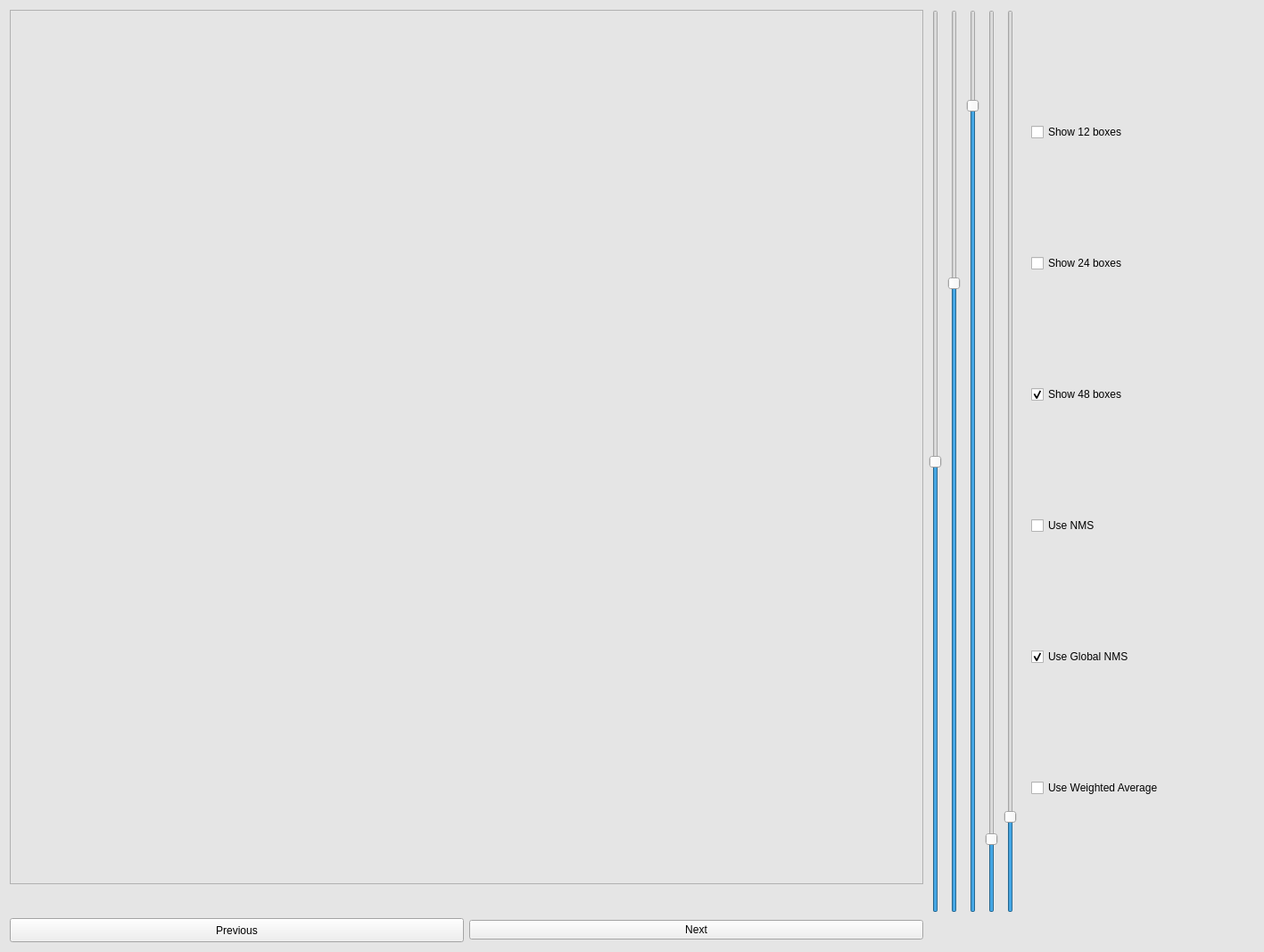
<?xml version="1.0" encoding="UTF-8"?>
<ui version="4.0">
 <class>Form</class>
 <widget class="QWidget" name="Form">
  <property name="geometry">
   <rect>
    <x>0</x>
    <y>0</y>
    <width>1417</width>
    <height>1067</height>
   </rect>
  </property>
  <property name="sizePolicy">
   <sizepolicy hsizetype="Fixed" vsizetype="Fixed">
    <horstretch>0</horstretch>
    <verstretch>0</verstretch>
   </sizepolicy>
  </property>
  <property name="palette">
   <palette>
    <active>
     <colorrole role="Base">
      <brush brushstyle="SolidPattern">
       <color alpha="255">
        <red>255</red>
        <green>255</green>
        <blue>255</blue>
       </color>
      </brush>
     </colorrole>
     <colorrole role="Window">
      <brush brushstyle="SolidPattern">
       <color alpha="255">
        <red>236</red>
        <green>236</green>
        <blue>236</blue>
       </color>
      </brush>
     </colorrole>
    </active>
    <inactive>
     <colorrole role="Base">
      <brush brushstyle="SolidPattern">
       <color alpha="255">
        <red>255</red>
        <green>255</green>
        <blue>255</blue>
       </color>
      </brush>
     </colorrole>
     <colorrole role="Window">
      <brush brushstyle="SolidPattern">
       <color alpha="255">
        <red>229</red>
        <green>229</green>
        <blue>229</blue>
       </color>
      </brush>
     </colorrole>
    </inactive>
    <disabled>
     <colorrole role="Base">
      <brush brushstyle="SolidPattern">
       <color alpha="255">
        <red>229</red>
        <green>229</green>
        <blue>229</blue>
       </color>
      </brush>
     </colorrole>
     <colorrole role="Window">
      <brush brushstyle="SolidPattern">
       <color alpha="255">
        <red>229</red>
        <green>229</green>
        <blue>229</blue>
       </color>
      </brush>
     </colorrole>
    </disabled>
   </palette>
  </property>
  <property name="windowTitle">
   <string>Form</string>
  </property>
  <layout class="QGridLayout" name="gridLayout_2">
   <item row="4" column="0">
    <layout class="QHBoxLayout" name="horizontalLayout">
     <property name="sizeConstraint">
      <enum>QLayout::SetMinimumSize</enum>
     </property>
     <item>
      <widget class="QPushButton" name="P">
       <property name="sizePolicy">
        <sizepolicy hsizetype="Minimum" vsizetype="Minimum">
         <horstretch>0</horstretch>
         <verstretch>0</verstretch>
        </sizepolicy>
       </property>
       <property name="minimumSize">
        <size>
         <width>508</width>
         <height>27</height>
        </size>
       </property>
       <property name="text">
        <string>Previous</string>
       </property>
      </widget>
     </item>
     <item>
      <widget class="QPushButton" name="N">
       <property name="minimumSize">
        <size>
         <width>508</width>
         <height>0</height>
        </size>
       </property>
       <property name="text">
        <string>Next</string>
       </property>
      </widget>
     </item>
    </layout>
   </item>
   <item row="3" column="4">
    <widget class="QSlider" name="t3">
     <property name="maximum">
      <number>10000</number>
     </property>
     <property name="value">
      <number>9000</number>
     </property>
     <property name="sliderPosition">
      <number>9000</number>
     </property>
     <property name="orientation">
      <enum>Qt::Vertical</enum>
     </property>
    </widget>
   </item>
   <item row="3" column="1">
    <widget class="QSlider" name="t1">
     <property name="maximum">
      <number>10000</number>
     </property>
     <property name="singleStep">
      <number>1</number>
     </property>
     <property name="value">
      <number>5000</number>
     </property>
     <property name="sliderPosition">
      <number>5000</number>
     </property>
     <property name="orientation">
      <enum>Qt::Vertical</enum>
     </property>
    </widget>
   </item>
   <item row="3" column="5">
    <widget class="QSlider" name="t4">
     <property name="maximum">
      <number>10000</number>
     </property>
     <property name="value">
      <number>750</number>
     </property>
     <property name="orientation">
      <enum>Qt::Vertical</enum>
     </property>
    </widget>
   </item>
   <item row="3" column="6">
    <widget class="QSlider" name="t5">
     <property name="maximum">
      <number>10000</number>
     </property>
     <property name="value">
      <number>1000</number>
     </property>
     <property name="orientation">
      <enum>Qt::Vertical</enum>
     </property>
    </widget>
   </item>
   <item row="3" column="7">
    <layout class="QGridLayout" name="gridLayout" rowstretch="1,0,0,0,0,0">
     <property name="sizeConstraint">
      <enum>QLayout::SetFixedSize</enum>
     </property>
     <property name="leftMargin">
      <number>10</number>
     </property>
     <property name="topMargin">
      <number>1</number>
     </property>
     <property name="spacing">
      <number>1</number>
     </property>
     <item row="1" column="0">
      <widget class="QCheckBox" name="s2">
       <property name="text">
        <string>Show 24 boxes</string>
       </property>
      </widget>
     </item>
     <item row="2" column="0">
      <widget class="QCheckBox" name="s3">
       <property name="text">
        <string>Show 48 boxes</string>
       </property>
       <property name="checked">
        <bool>true</bool>
       </property>
      </widget>
     </item>
     <item row="5" column="0">
      <widget class="QCheckBox" name="av">
       <property name="text">
        <string>Use Weighted Average</string>
       </property>
      </widget>
     </item>
     <item row="0" column="0">
      <widget class="QCheckBox" name="s1">
       <property name="text">
        <string>Show 12 boxes</string>
       </property>
      </widget>
     </item>
     <item row="3" column="0">
      <widget class="QCheckBox" name="nms">
       <property name="text">
        <string>Use NMS</string>
       </property>
      </widget>
     </item>
     <item row="4" column="0">
      <widget class="QCheckBox" name="gnms">
       <property name="text">
        <string>Use Global NMS</string>
       </property>
       <property name="checked">
        <bool>true</bool>
       </property>
      </widget>
     </item>
    </layout>
   </item>
   <item row="3" column="0" alignment="Qt::AlignTop">
    <widget class="QFrame" name="frame">
     <property name="enabled">
      <bool>true</bool>
     </property>
     <property name="sizePolicy">
      <sizepolicy hsizetype="Maximum" vsizetype="Maximum">
       <horstretch>0</horstretch>
       <verstretch>0</verstretch>
      </sizepolicy>
     </property>
     <property name="minimumSize">
      <size>
       <width>1024</width>
       <height>980</height>
      </size>
     </property>
     <property name="maximumSize">
      <size>
       <width>640</width>
       <height>480</height>
      </size>
     </property>
     <property name="palette">
      <palette>
       <active>
        <colorrole role="Base">
         <brush brushstyle="SolidPattern">
          <color alpha="255">
           <red>0</red>
           <green>0</green>
           <blue>0</blue>
          </color>
         </brush>
        </colorrole>
       </active>
       <inactive>
        <colorrole role="Base">
         <brush brushstyle="SolidPattern">
          <color alpha="255">
           <red>0</red>
           <green>0</green>
           <blue>0</blue>
          </color>
         </brush>
        </colorrole>
       </inactive>
       <disabled>
        <colorrole role="Base">
         <brush brushstyle="SolidPattern">
          <color alpha="255">
           <red>185</red>
           <green>185</green>
           <blue>185</blue>
          </color>
         </brush>
        </colorrole>
       </disabled>
      </palette>
     </property>
     <property name="frameShape">
      <enum>QFrame::StyledPanel</enum>
     </property>
     <property name="frameShadow">
      <enum>QFrame::Raised</enum>
     </property>
    </widget>
   </item>
   <item row="3" column="3">
    <widget class="QSlider" name="t2">
     <property name="maximum">
      <number>10000</number>
     </property>
     <property name="value">
      <number>7000</number>
     </property>
     <property name="sliderPosition">
      <number>7000</number>
     </property>
     <property name="orientation">
      <enum>Qt::Vertical</enum>
     </property>
    </widget>
   </item>
  </layout>
 </widget>
 <resources/>
 <connections/>
</ui>
